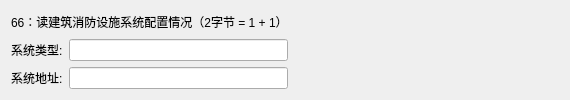
               <widget class="QWidget" name="page_24">
                <layout class="QGridLayout" name="gridLayout_27">
                 <item row="0" column="0" colspan="2">
                  <widget class="QLabel" name="label_99">
                   <property name="maximumSize">
                    <size>
                     <width>16777215</width>
                     <height>60</height>
                    </size>
                   </property>
                   <property name="text">
                    <string>66：读建筑消防设施系统配置情况（2字节 = 1 + 1）</string>
                   </property>
                  </widget>
                 </item>
                 <item row="1" column="0">
                  <widget class="QLabel" name="label_100">
                   <property name="text">
                    <string>系统类型:</string>
                   </property>
                  </widget>
                 </item>
                 <item row="1" column="1">
                  <widget class="QLineEdit" name="Line_66_1"/>
                 </item>
                 <item row="1" column="2">
                  <spacer name="horizontalSpacer_21">
                   <property name="orientation">
                    <enum>Qt::Orientation::Horizontal</enum>
                   </property>
                   <property name="sizeHint" stdset="0">
                    <size>
                     <width>271</width>
                     <height>20</height>
                    </size>
                   </property>
                  </spacer>
                 </item>
                 <item row="2" column="0">
                  <widget class="QLabel" name="label_101">
                   <property name="text">
                    <string>系统地址:</string>
                   </property>
                  </widget>
                 </item>
                 <item row="2" column="1">
                  <widget class="QLineEdit" name="Line_66_2"/>
                 </item>
                </layout>
               </widget>
